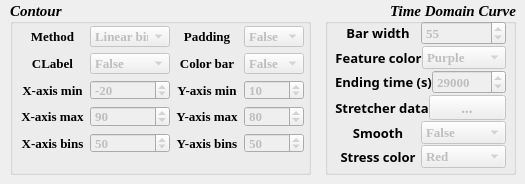
      <widget class="QWidget" name="parameter_2">
       <attribute name="title">
        <string>Others</string>
       </attribute>
       <widget class="QGroupBox" name="groupBox_4">
        <property name="geometry">
         <rect>
          <x>10</x>
          <y>0</y>
          <width>301</width>
          <height>175</height>
         </rect>
        </property>
        <property name="font">
         <font>
          <family>Times New Roman</family>
          <pointsize>11</pointsize>
          <weight>75</weight>
          <italic>true</italic>
          <bold>true</bold>
         </font>
        </property>
        <property name="title">
         <string>Contour</string>
        </property>
        <property name="alignment">
         <set>Qt::AlignLeading|Qt::AlignLeft|Qt::AlignVCenter</set>
        </property>
        <property name="flat">
         <bool>false</bool>
        </property>
        <property name="checkable">
         <bool>false</bool>
        </property>
        <property name="checked">
         <bool>false</bool>
        </property>
        <widget class="QWidget" name="layoutWidget">
         <property name="geometry">
          <rect>
           <x>11</x>
           <y>26</y>
           <width>283</width>
           <height>127</height>
          </rect>
         </property>
         <layout class="QHBoxLayout" name="horizontalLayout">
          <item>
           <layout class="QGridLayout" name="gridLayout_3">
            <property name="verticalSpacing">
             <number>6</number>
            </property>
            <item row="0" column="0">
             <widget class="QLabel" name="method">
              <property name="font">
               <font>
                <family>Times New Roman</family>
                <pointsize>10</pointsize>
                <weight>75</weight>
                <italic>false</italic>
                <bold>true</bold>
               </font>
              </property>
              <property name="frameShadow">
               <enum>QFrame::Plain</enum>
              </property>
              <property name="lineWidth">
               <number>1</number>
              </property>
              <property name="text">
               <string>Method</string>
              </property>
              <property name="alignment">
               <set>Qt::AlignCenter</set>
              </property>
             </widget>
            </item>
            <item row="0" column="1">
             <widget class="QComboBox" name="contour_method">
              <property name="enabled">
               <bool>false</bool>
              </property>
              <property name="font">
               <font>
                <family>Times New Roman</family>
                <pointsize>10</pointsize>
                <weight>75</weight>
                <italic>false</italic>
                <bold>true</bold>
               </font>
              </property>
              <item>
               <property name="text">
                <string>Linear bin</string>
               </property>
              </item>
              <item>
               <property name="text">
                <string>Log bin</string>
               </property>
              </item>
             </widget>
            </item>
            <item row="1" column="0">
             <widget class="QLabel" name="clabel">
              <property name="font">
               <font>
                <family>Times New Roman</family>
                <pointsize>10</pointsize>
                <weight>75</weight>
                <italic>false</italic>
                <bold>true</bold>
               </font>
              </property>
              <property name="frameShadow">
               <enum>QFrame::Plain</enum>
              </property>
              <property name="lineWidth">
               <number>1</number>
              </property>
              <property name="text">
               <string>CLabel</string>
              </property>
              <property name="alignment">
               <set>Qt::AlignCenter</set>
              </property>
             </widget>
            </item>
            <item row="1" column="1">
             <widget class="QComboBox" name="contour_clabel">
              <property name="enabled">
               <bool>false</bool>
              </property>
              <property name="font">
               <font>
                <family>Times New Roman</family>
                <pointsize>10</pointsize>
                <weight>75</weight>
                <italic>false</italic>
                <bold>true</bold>
               </font>
              </property>
              <item>
               <property name="text">
                <string>False</string>
               </property>
              </item>
              <item>
               <property name="text">
                <string>True</string>
               </property>
              </item>
             </widget>
            </item>
            <item row="2" column="0">
             <widget class="QLabel" name="contour_x_start">
              <property name="font">
               <font>
                <family>Times New Roman</family>
                <pointsize>10</pointsize>
                <weight>75</weight>
                <italic>false</italic>
                <bold>true</bold>
               </font>
              </property>
              <property name="frameShadow">
               <enum>QFrame::Plain</enum>
              </property>
              <property name="lineWidth">
               <number>1</number>
              </property>
              <property name="text">
               <string>X-axis min</string>
              </property>
              <property name="alignment">
               <set>Qt::AlignCenter</set>
              </property>
             </widget>
            </item>
            <item row="2" column="1">
             <widget class="QSpinBox" name="contour_x_min">
              <property name="enabled">
               <bool>false</bool>
              </property>
              <property name="font">
               <font>
                <family>Times New Roman</family>
                <pointsize>10</pointsize>
                <weight>75</weight>
                <italic>false</italic>
                <bold>true</bold>
               </font>
              </property>
              <property name="minimum">
               <number>-100</number>
              </property>
              <property name="maximum">
               <number>100</number>
              </property>
              <property name="value">
               <number>-20</number>
              </property>
             </widget>
            </item>
            <item row="3" column="0">
             <widget class="QLabel" name="contour_x_end">
              <property name="font">
               <font>
                <family>Times New Roman</family>
                <pointsize>10</pointsize>
                <weight>75</weight>
                <italic>false</italic>
                <bold>true</bold>
               </font>
              </property>
              <property name="frameShadow">
               <enum>QFrame::Plain</enum>
              </property>
              <property name="lineWidth">
               <number>1</number>
              </property>
              <property name="text">
               <string>X-axis max</string>
              </property>
              <property name="alignment">
               <set>Qt::AlignCenter</set>
              </property>
             </widget>
            </item>
            <item row="3" column="1">
             <widget class="QSpinBox" name="contour_x_max">
              <property name="enabled">
               <bool>false</bool>
              </property>
              <property name="font">
               <font>
                <family>Times New Roman</family>
                <pointsize>10</pointsize>
                <weight>75</weight>
                <italic>false</italic>
                <bold>true</bold>
               </font>
              </property>
              <property name="minimum">
               <number>-100</number>
              </property>
              <property name="maximum">
               <number>100</number>
              </property>
              <property name="value">
               <number>90</number>
              </property>
             </widget>
            </item>
            <item row="4" column="0">
             <widget class="QLabel" name="contour_x_bin_num">
              <property name="font">
               <font>
                <family>Times New Roman</family>
                <pointsize>10</pointsize>
                <weight>75</weight>
                <italic>false</italic>
                <bold>true</bold>
               </font>
              </property>
              <property name="frameShadow">
               <enum>QFrame::Plain</enum>
              </property>
              <property name="lineWidth">
               <number>1</number>
              </property>
              <property name="text">
               <string>X-axis bins</string>
              </property>
              <property name="alignment">
               <set>Qt::AlignCenter</set>
              </property>
             </widget>
            </item>
            <item row="4" column="1">
             <widget class="QSpinBox" name="contour_x_bin">
              <property name="enabled">
               <bool>false</bool>
              </property>
              <property name="font">
               <font>
                <family>Times New Roman</family>
                <pointsize>10</pointsize>
                <weight>75</weight>
                <italic>false</italic>
                <bold>true</bold>
               </font>
              </property>
              <property name="maximum">
               <number>1000</number>
              </property>
              <property name="value">
               <number>50</number>
              </property>
             </widget>
            </item>
           </layout>
          </item>
          <item>
           <layout class="QGridLayout" name="gridLayout_16">
            <property name="verticalSpacing">
             <number>6</number>
            </property>
            <item row="0" column="0">
             <widget class="QLabel" name="padding">
              <property name="font">
               <font>
                <family>Times New Roman</family>
                <pointsize>10</pointsize>
                <weight>75</weight>
                <italic>false</italic>
                <bold>true</bold>
               </font>
              </property>
              <property name="frameShadow">
               <enum>QFrame::Plain</enum>
              </property>
              <property name="lineWidth">
               <number>1</number>
              </property>
              <property name="text">
               <string>Padding</string>
              </property>
              <property name="alignment">
               <set>Qt::AlignCenter</set>
              </property>
             </widget>
            </item>
            <item row="0" column="1">
             <widget class="QComboBox" name="contour_padding">
              <property name="enabled">
               <bool>false</bool>
              </property>
              <property name="font">
               <font>
                <family>Times New Roman</family>
                <pointsize>10</pointsize>
                <weight>75</weight>
                <italic>false</italic>
                <bold>true</bold>
               </font>
              </property>
              <item>
               <property name="text">
                <string>False</string>
               </property>
              </item>
              <item>
               <property name="text">
                <string>True</string>
               </property>
              </item>
             </widget>
            </item>
            <item row="1" column="0">
             <widget class="QLabel" name="colorbar">
              <property name="font">
               <font>
                <family>Times New Roman</family>
                <pointsize>10</pointsize>
                <weight>75</weight>
                <italic>false</italic>
                <bold>true</bold>
               </font>
              </property>
              <property name="frameShadow">
               <enum>QFrame::Plain</enum>
              </property>
              <property name="lineWidth">
               <number>1</number>
              </property>
              <property name="text">
               <string>Color bar</string>
              </property>
              <property name="alignment">
               <set>Qt::AlignCenter</set>
              </property>
             </widget>
            </item>
            <item row="1" column="1">
             <widget class="QComboBox" name="contour_colorbar">
              <property name="enabled">
               <bool>false</bool>
              </property>
              <property name="font">
               <font>
                <family>Times New Roman</family>
                <pointsize>10</pointsize>
                <weight>75</weight>
                <italic>false</italic>
                <bold>true</bold>
               </font>
              </property>
              <item>
               <property name="text">
                <string>False</string>
               </property>
              </item>
              <item>
               <property name="text">
                <string>True</string>
               </property>
              </item>
             </widget>
            </item>
            <item row="2" column="0">
             <widget class="QLabel" name="contour_y_start">
              <property name="font">
               <font>
                <family>Times New Roman</family>
                <pointsize>10</pointsize>
                <weight>75</weight>
                <italic>false</italic>
                <bold>true</bold>
               </font>
              </property>
              <property name="frameShadow">
               <enum>QFrame::Plain</enum>
              </property>
              <property name="lineWidth">
               <number>1</number>
              </property>
              <property name="text">
               <string>Y-axis min</string>
              </property>
              <property name="alignment">
               <set>Qt::AlignCenter</set>
              </property>
             </widget>
            </item>
            <item row="2" column="1">
             <widget class="QSpinBox" name="contour_y_min">
              <property name="enabled">
               <bool>false</bool>
              </property>
              <property name="font">
               <font>
                <family>Times New Roman</family>
                <pointsize>10</pointsize>
                <weight>75</weight>
                <italic>false</italic>
                <bold>true</bold>
               </font>
              </property>
              <property name="minimum">
               <number>-100</number>
              </property>
              <property name="maximum">
               <number>100</number>
              </property>
              <property name="value">
               <number>10</number>
              </property>
             </widget>
            </item>
            <item row="3" column="0">
             <widget class="QLabel" name="contour_x_end_2">
              <property name="font">
               <font>
                <family>Times New Roman</family>
                <pointsize>10</pointsize>
                <weight>75</weight>
                <italic>false</italic>
                <bold>true</bold>
               </font>
              </property>
              <property name="frameShadow">
               <enum>QFrame::Plain</enum>
              </property>
              <property name="lineWidth">
               <number>1</number>
              </property>
              <property name="text">
               <string>Y-axis max</string>
              </property>
              <property name="alignment">
               <set>Qt::AlignCenter</set>
              </property>
             </widget>
            </item>
            <item row="3" column="1">
             <widget class="QSpinBox" name="contour_y_max">
              <property name="enabled">
               <bool>false</bool>
              </property>
              <property name="font">
               <font>
                <family>Times New Roman</family>
                <pointsize>10</pointsize>
                <weight>75</weight>
                <italic>false</italic>
                <bold>true</bold>
               </font>
              </property>
              <property name="minimum">
               <number>-100</number>
              </property>
              <property name="maximum">
               <number>100</number>
              </property>
              <property name="value">
               <number>80</number>
              </property>
             </widget>
            </item>
            <item row="4" column="0">
             <widget class="QLabel" name="contour_y_bin_num">
              <property name="font">
               <font>
                <family>Times New Roman</family>
                <pointsize>10</pointsize>
                <weight>75</weight>
                <italic>false</italic>
                <bold>true</bold>
               </font>
              </property>
              <property name="frameShadow">
               <enum>QFrame::Plain</enum>
              </property>
              <property name="lineWidth">
               <number>1</number>
              </property>
              <property name="text">
               <string>Y-axis bins</string>
              </property>
              <property name="alignment">
               <set>Qt::AlignCenter</set>
              </property>
             </widget>
            </item>
            <item row="4" column="1">
             <widget class="QSpinBox" name="contour_y_bin">
              <property name="enabled">
               <bool>false</bool>
              </property>
              <property name="font">
               <font>
                <family>Times New Roman</family>
                <pointsize>10</pointsize>
                <weight>75</weight>
                <italic>false</italic>
                <bold>true</bold>
               </font>
              </property>
              <property name="maximum">
               <number>1000</number>
              </property>
              <property name="value">
               <number>50</number>
              </property>
             </widget>
            </item>
           </layout>
          </item>
         </layout>
        </widget>
       </widget>
       <widget class="QGroupBox" name="groupBox_3">
        <property name="geometry">
         <rect>
          <x>325</x>
          <y>0</y>
          <width>191</width>
          <height>175</height>
         </rect>
        </property>
        <property name="font">
         <font>
          <family>Times New Roman</family>
          <pointsize>11</pointsize>
          <weight>75</weight>
          <italic>true</italic>
          <bold>true</bold>
         </font>
        </property>
        <property name="title">
         <string>Time Domain Curve</string>
        </property>
        <property name="alignment">
         <set>Qt::AlignRight|Qt::AlignTrailing|Qt::AlignVCenter</set>
        </property>
        <property name="flat">
         <bool>false</bool>
        </property>
        <property name="checkable">
         <bool>false</bool>
        </property>
        <property name="checked">
         <bool>false</bool>
        </property>
        <widget class="QWidget" name="layoutWidget_4">
         <property name="geometry">
          <rect>
           <x>10</x>
           <y>20</y>
           <width>171</width>
           <height>151</height>
          </rect>
         </property>
         <layout class="QVBoxLayout" name="verticalLayout_2">
          <property name="spacing">
           <number>0</number>
          </property>
          <item>
           <layout class="QHBoxLayout" name="horizontalLayout_6">
            <item>
             <widget class="QLabel" name="Bar_width">
              <property name="font">
               <font>
                <family>Sitka Banner</family>
                <pointsize>10</pointsize>
                <weight>75</weight>
                <italic>false</italic>
                <bold>true</bold>
               </font>
              </property>
              <property name="frameShadow">
               <enum>QFrame::Plain</enum>
              </property>
              <property name="lineWidth">
               <number>1</number>
              </property>
              <property name="text">
               <string>Bar width</string>
              </property>
              <property name="alignment">
               <set>Qt::AlignCenter</set>
              </property>
             </widget>
            </item>
            <item>
             <widget class="QSpinBox" name="bar_width">
              <property name="enabled">
               <bool>false</bool>
              </property>
              <property name="font">
               <font>
                <family>Times New Roman</family>
                <pointsize>10</pointsize>
                <weight>75</weight>
                <italic>false</italic>
                <bold>true</bold>
               </font>
              </property>
              <property name="maximum">
               <number>100000</number>
              </property>
              <property name="value">
               <number>55</number>
              </property>
             </widget>
            </item>
           </layout>
          </item>
          <item>
           <layout class="QHBoxLayout" name="horizontalLayout_7">
            <item>
             <widget class="QLabel" name="Feature_color">
              <property name="font">
               <font>
                <family>Sitka Banner</family>
                <pointsize>10</pointsize>
                <weight>75</weight>
                <italic>false</italic>
                <bold>true</bold>
               </font>
              </property>
              <property name="frameShadow">
               <enum>QFrame::Plain</enum>
              </property>
              <property name="lineWidth">
               <number>1</number>
              </property>
              <property name="text">
               <string>Feature color</string>
              </property>
              <property name="alignment">
               <set>Qt::AlignCenter</set>
              </property>
             </widget>
            </item>
            <item>
             <widget class="QComboBox" name="feature_color">
              <property name="enabled">
               <bool>false</bool>
              </property>
              <property name="font">
               <font>
                <family>Times New Roman</family>
                <pointsize>10</pointsize>
                <weight>75</weight>
                <italic>false</italic>
                <bold>true</bold>
               </font>
              </property>
              <item>
               <property name="text">
                <string>Purple</string>
               </property>
              </item>
              <item>
               <property name="text">
                <string>Black</string>
               </property>
              </item>
              <item>
               <property name="text">
                <string>Red</string>
               </property>
              </item>
              <item>
               <property name="text">
                <string>Blue</string>
               </property>
              </item>
              <item>
               <property name="text">
                <string>Pink</string>
               </property>
              </item>
              <item>
               <property name="text">
                <string>Violet</string>
               </property>
              </item>
              <item>
               <property name="text">
                <string>Green</string>
               </property>
              </item>
              <item>
               <property name="text">
                <string>Yellow</string>
               </property>
              </item>
              <item>
               <property name="text">
                <string>Gray</string>
               </property>
              </item>
             </widget>
            </item>
           </layout>
          </item>
          <item>
           <layout class="QHBoxLayout" name="horizontalLayout_8">
            <item>
             <widget class="QLabel" name="ending_time">
              <property name="font">
               <font>
                <family>Sitka Banner</family>
                <pointsize>10</pointsize>
                <weight>75</weight>
                <italic>false</italic>
                <bold>true</bold>
               </font>
              </property>
              <property name="frameShadow">
               <enum>QFrame::Plain</enum>
              </property>
              <property name="lineWidth">
               <number>1</number>
              </property>
              <property name="text">
               <string>Ending time (s)</string>
              </property>
              <property name="alignment">
               <set>Qt::AlignCenter</set>
              </property>
             </widget>
            </item>
            <item>
             <widget class="QSpinBox" name="show_ending_time">
              <property name="enabled">
               <bool>false</bool>
              </property>
              <property name="font">
               <font>
                <family>Times New Roman</family>
                <pointsize>10</pointsize>
                <weight>75</weight>
                <italic>false</italic>
                <bold>true</bold>
               </font>
              </property>
              <property name="maximum">
               <number>999999</number>
              </property>
              <property name="value">
               <number>29000</number>
              </property>
             </widget>
            </item>
           </layout>
          </item>
          <item>
           <layout class="QHBoxLayout" name="horizontalLayout_9">
            <item>
             <widget class="QLabel" name="stretcher_data">
              <property name="font">
               <font>
                <family>Sitka Banner</family>
                <pointsize>10</pointsize>
                <weight>75</weight>
                <italic>false</italic>
                <bold>true</bold>
               </font>
              </property>
              <property name="frameShadow">
               <enum>QFrame::Plain</enum>
              </property>
              <property name="lineWidth">
               <number>1</number>
              </property>
              <property name="text">
               <string>Stretcher data</string>
              </property>
              <property name="alignment">
               <set>Qt::AlignCenter</set>
              </property>
             </widget>
            </item>
            <item>
             <widget class="QToolButton" name="show_stretcher_data">
              <property name="enabled">
               <bool>false</bool>
              </property>
              <property name="sizePolicy">
               <sizepolicy hsizetype="Minimum" vsizetype="Fixed">
                <horstretch>0</horstretch>
                <verstretch>0</verstretch>
               </sizepolicy>
              </property>
              <property name="text">
               <string>...</string>
              </property>
             </widget>
            </item>
           </layout>
          </item>
          <item>
           <layout class="QHBoxLayout" name="horizontalLayout_10">
            <item>
             <widget class="QLabel" name="Smooth">
              <property name="font">
               <font>
                <family>Sitka Banner</family>
                <pointsize>10</pointsize>
                <weight>75</weight>
                <italic>false</italic>
                <bold>true</bold>
               </font>
              </property>
              <property name="frameShadow">
               <enum>QFrame::Plain</enum>
              </property>
              <property name="lineWidth">
               <number>1</number>
              </property>
              <property name="text">
               <string>Smooth</string>
              </property>
              <property name="alignment">
               <set>Qt::AlignCenter</set>
              </property>
             </widget>
            </item>
            <item>
             <widget class="QComboBox" name="smooth">
              <property name="enabled">
               <bool>false</bool>
              </property>
              <property name="font">
               <font>
                <family>Times New Roman</family>
                <pointsize>10</pointsize>
                <weight>75</weight>
                <italic>false</italic>
                <bold>true</bold>
               </font>
              </property>
              <item>
               <property name="text">
                <string>False</string>
               </property>
              </item>
              <item>
               <property name="text">
                <string>True</string>
               </property>
              </item>
             </widget>
            </item>
           </layout>
          </item>
          <item>
           <layout class="QHBoxLayout" name="horizontalLayout_11">
            <item>
             <widget class="QLabel" name="color_5">
              <property name="font">
               <font>
                <family>Sitka Banner</family>
                <pointsize>10</pointsize>
                <weight>75</weight>
                <italic>false</italic>
                <bold>true</bold>
               </font>
              </property>
              <property name="frameShadow">
               <enum>QFrame::Plain</enum>
              </property>
              <property name="lineWidth">
               <number>1</number>
              </property>
              <property name="text">
               <string>Stress color</string>
              </property>
              <property name="alignment">
               <set>Qt::AlignCenter</set>
              </property>
             </widget>
            </item>
            <item>
             <widget class="QComboBox" name="stress_color">
              <property name="enabled">
               <bool>false</bool>
              </property>
              <property name="font">
               <font>
                <family>Times New Roman</family>
                <pointsize>10</pointsize>
                <weight>75</weight>
                <italic>false</italic>
                <bold>true</bold>
               </font>
              </property>
              <item>
               <property name="text">
                <string>Red</string>
               </property>
              </item>
              <item>
               <property name="text">
                <string>Black</string>
               </property>
              </item>
              <item>
               <property name="text">
                <string>Blue</string>
               </property>
              </item>
              <item>
               <property name="text">
                <string>Purple</string>
               </property>
              </item>
              <item>
               <property name="text">
                <string>Pink</string>
               </property>
              </item>
              <item>
               <property name="text">
                <string>Violet</string>
               </property>
              </item>
              <item>
               <property name="text">
                <string>Green</string>
               </property>
              </item>
              <item>
               <property name="text">
                <string>Yellow</string>
               </property>
              </item>
              <item>
               <property name="text">
                <string>Gray</string>
               </property>
              </item>
             </widget>
            </item>
           </layout>
          </item>
         </layout>
        </widget>
       </widget>
      </widget>
